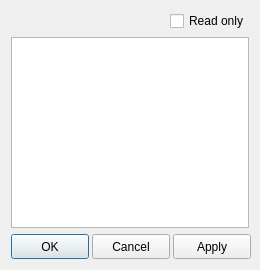
<?xml version="1.0" encoding="UTF-8"?>
<ui version="4.0">
 <class>DialogELFProgramHeader</class>
 <widget class="QDialog" name="DialogELFProgramHeader">
  <property name="windowModality">
   <enum>Qt::ApplicationModal</enum>
  </property>
  <property name="geometry">
   <rect>
    <x>0</x>
    <y>0</y>
    <width>260</width>
    <height>270</height>
   </rect>
  </property>
  <property name="minimumSize">
   <size>
    <width>260</width>
    <height>270</height>
   </size>
  </property>
  <property name="maximumSize">
   <size>
    <width>260</width>
    <height>270</height>
   </size>
  </property>
  <property name="windowTitle">
   <string>Section Header</string>
  </property>
  <property name="modal">
   <bool>true</bool>
  </property>
  <layout class="QVBoxLayout" name="verticalLayout">
   <item>
    <layout class="QHBoxLayout" name="horizontalLayout_3">
     <item>
      <spacer name="horizontalSpacer_2">
       <property name="orientation">
        <enum>Qt::Horizontal</enum>
       </property>
       <property name="sizeHint" stdset="0">
        <size>
         <width>40</width>
         <height>20</height>
        </size>
       </property>
      </spacer>
     </item>
     <item>
      <widget class="QCheckBoxX" name="checkBoxReadOnly">
       <property name="text">
        <string>Read only</string>
       </property>
       <property name="checked">
        <bool>false</bool>
       </property>
      </widget>
     </item>
    </layout>
   </item>
   <item>
    <widget class="QTableWidgetX" name="tableWidgetSectionHeader">
     <property name="font">
      <font>
       <pointsize>8</pointsize>
       <weight>50</weight>
       <bold>false</bold>
      </font>
     </property>
     <property name="editTriggers">
      <set>QAbstractItemView::NoEditTriggers</set>
     </property>
     <property name="selectionMode">
      <enum>QAbstractItemView::SingleSelection</enum>
     </property>
     <property name="selectionBehavior">
      <enum>QAbstractItemView::SelectItems</enum>
     </property>
     <attribute name="horizontalHeaderVisible">
      <bool>false</bool>
     </attribute>
     <attribute name="verticalHeaderVisible">
      <bool>false</bool>
     </attribute>
    </widget>
   </item>
   <item>
    <layout class="QHBoxLayout" name="horizontalLayout">
     <item>
      <spacer name="horizontalSpacer_9">
       <property name="orientation">
        <enum>Qt::Horizontal</enum>
       </property>
       <property name="sizeHint" stdset="0">
        <size>
         <width>50</width>
         <height>20</height>
        </size>
       </property>
      </spacer>
     </item>
     <item>
      <widget class="QPushButtonX" name="pushButtonOK">
       <property name="minimumSize">
        <size>
         <width>78</width>
         <height>25</height>
        </size>
       </property>
       <property name="maximumSize">
        <size>
         <width>78</width>
         <height>25</height>
        </size>
       </property>
       <property name="text">
        <string>OK</string>
       </property>
      </widget>
     </item>
     <item>
      <widget class="QPushButtonX" name="pushButtonCancel">
       <property name="minimumSize">
        <size>
         <width>78</width>
         <height>25</height>
        </size>
       </property>
       <property name="maximumSize">
        <size>
         <width>78</width>
         <height>25</height>
        </size>
       </property>
       <property name="text">
        <string>Cancel</string>
       </property>
      </widget>
     </item>
     <item>
      <widget class="QPushButtonX" name="pushButtonApply">
       <property name="minimumSize">
        <size>
         <width>78</width>
         <height>25</height>
        </size>
       </property>
       <property name="maximumSize">
        <size>
         <width>78</width>
         <height>25</height>
        </size>
       </property>
       <property name="text">
        <string>Apply</string>
       </property>
      </widget>
     </item>
    </layout>
   </item>
  </layout>
 </widget>
 <customwidgets>
  <customwidget>
   <class>QPushButtonX</class>
   <extends>QPushButton</extends>
   <header>qpushbuttonx.h</header>
  </customwidget>
  <customwidget>
   <class>QCheckBoxX</class>
   <extends>QCheckBox</extends>
   <header>qcheckboxx.h</header>
  </customwidget>
  <customwidget>
   <class>QTableWidgetX</class>
   <extends>QTableWidget</extends>
   <header>qtablewidgetx.h</header>
  </customwidget>
 </customwidgets>
 <resources/>
 <connections/>
</ui>
